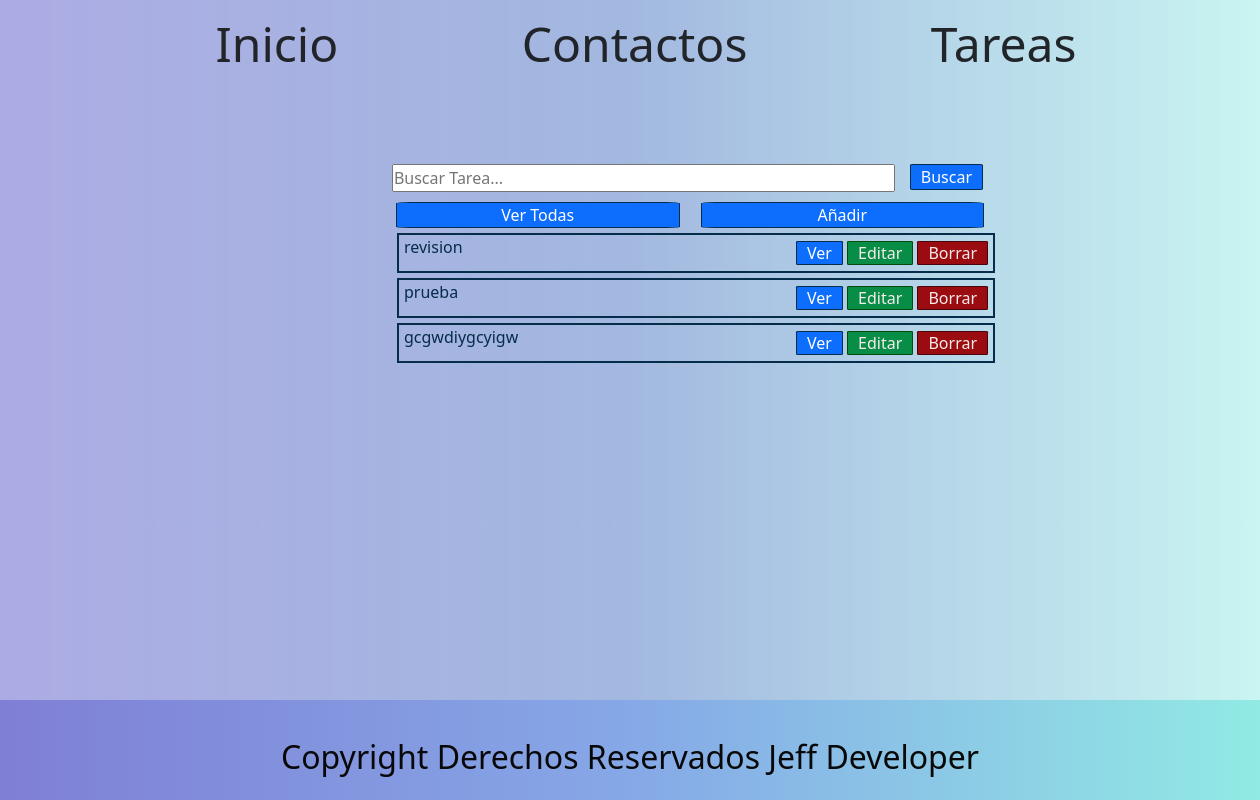
The page /lista/ on the database as committed earlier.
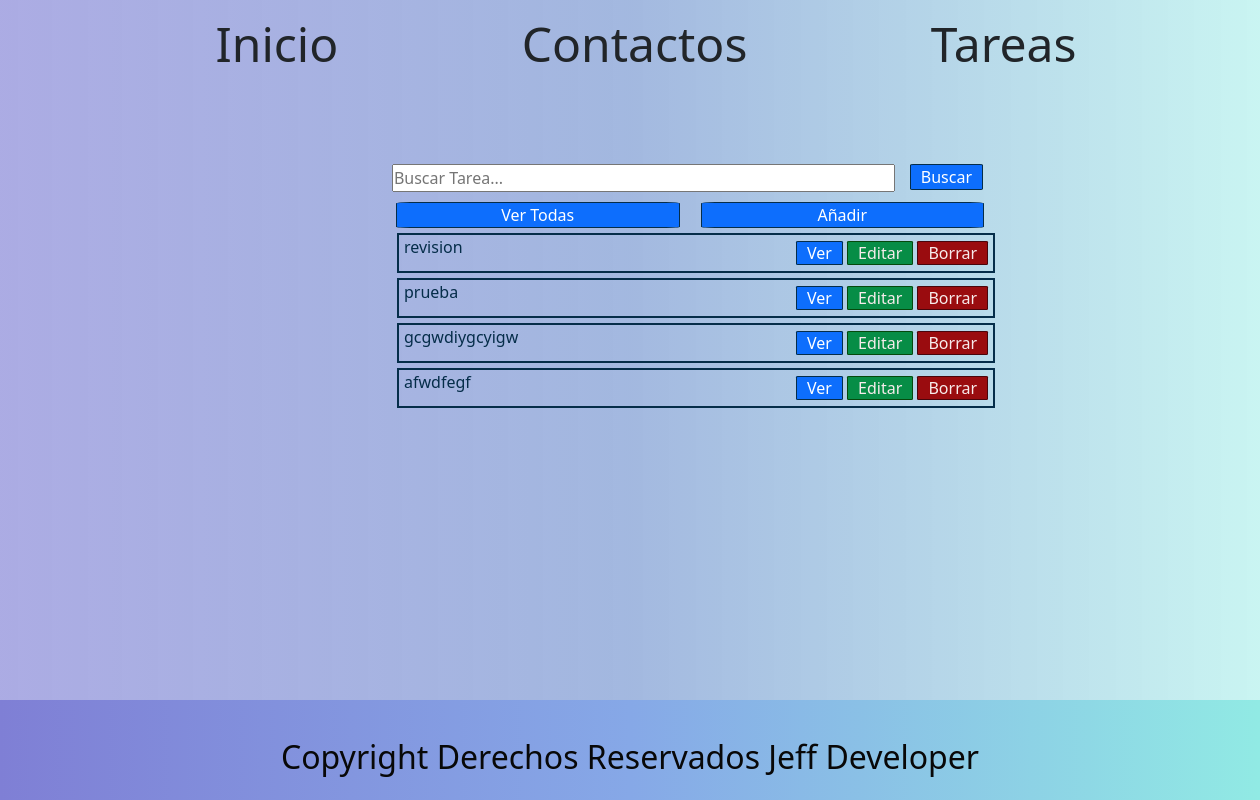
The same page on the database as committed later.
### lista_de_tareas/models.py (models this page shows)
class Lista(models.Model):
    title = models.CharField(max_length=50, blank= False, null= False)
    description = models.TextField(blank= True, null=True)
    date = models.DateField(default= date.today)
    estimated_end = models.DateField(blank= True, null=True)
    priority = models.IntegerField(default=3)
    def __str__(self):
        return self.title

### lista_de_tareas/views.py (the view)
# urls.py: path('', views.index, name='contactos'),
def index(request):
    listas = Lista.objects.filter(title__contains=request.GET.get('Buscar', ''))
    context = {
        'listas': listas
    }
    return render(request, 'lista/index.html', context)

### Templates/lista/index.html (shortened to what this page needs)
{% extends 'layout/base.html' %}
{% load static %}
{% block 'content' %}
<form class="container" action="{% url 'lista' %}" method="GET">
    <input type="text" name="Buscar" placeholder="Buscar Tarea..." class="place">
    <input type="submit" value="Buscar" class="botonbus" >
</form>
<div class="reseteo">
    <a href="{% url 'lista' %}" class="botonver">Ver Todas</a>
    <a href="{% url 'lista_create' %}" class="botonañadir">Añadir</a>
</div>
<ul class="lista-1">
    {% for lista in listas %}
    <li>{{lista}}
        <span class="boton">
            <a href="{% url 'lista_view' lista.id %}" class="boton1">Ver</a>
            <a href="{% url 'lista_edit' lista.id %}" class="boton2">Editar</a>
            <a href="{% url 'lista_delete' lista.id %}" class="boton3">Borrar</a>
        </span>
    </li>
    {% endfor %}
</ul>
{% endblock %}

Rows that differ between the two databases and show on the page:
added Lista: title "afwdfegf"
